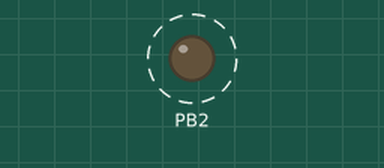
A sketch run on a simulated ATtiny85, built with avr-gcc and run on an emulated ATtiny85. On the bench: output pins drawn as LEDs (lit = HIGH). Dashed ring = blinking.

Above: at 5.1 s.
Timing chart, 0 to 7.9 s (numbered marks = the images above):
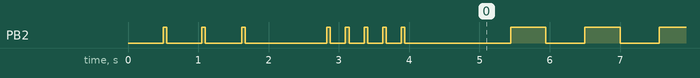

The sketch:

digi_notepad.ino
```cpp
#define KEY_BACKSPACE 42
#define KEY_ARROW_LEFT 0x50
#include "DigiKeyboard.h"
void setup() {
  pinMode(2, OUTPUT);
  DigiKeyboard.sendKeyStroke(0);
  DigiKeyboard.delay(500);
  DigiKeyboard.sendKeyStroke(KEY_D,MOD_GUI_LEFT);
  digitalWrite(2, HIGH);
  DigiKeyboard.delay(50);
  digitalWrite(2, LOW);
  DigiKeyboard.delay(500);
  DigiKeyboard.sendKeyStroke(KEY_R,MOD_GUI_LEFT);
  digitalWrite(2, HIGH);
  DigiKeyboard.delay(50);
  digitalWrite(2, LOW);
  DigiKeyboard.delay(500);
  DigiKeyboard.print(F("notepad"));
  DigiKeyboard.sendKeyStroke(KEY_ENTER);
  digitalWrite(2, HIGH);
  DigiKeyboard.delay(50);
  digitalWrite(2, LOW);
  DigiKeyboard.delay(1000);
  DigiKeyboard.print(F(" ______     ______     ______     __     __   __     __     ______   __     __    "));
  DigiKeyboard.sendKeyStroke(KEY_ENTER);
  digitalWrite(2, HIGH);
  DigiKeyboard.delay(50);
  digitalWrite(2, LOW);
  DigiKeyboard.delay(50);
  DigiKeyboard.print(F("/\\  == \\   /\\  == \\   /\\  __ \\   /\\ \\   /\\ \"-.\\ \\   /\\ \\   /\\  ___\\ /\\ \\   /\\ \\   "));
  DigiKeyboard.sendKeyStroke(KEY_ENTER);
  digitalWrite(2, HIGH);
  DigiKeyboard.delay(50);
  digitalWrite(2, LOW);
  DigiKeyboard.delay(50);
  DigiKeyboard.print(F("\\ \\  __<   \\ \\  __<   \\ \\  __ \\  \\ \\ \\  \\ \\ \\-.  \\  \\ \\ \\  \\ \\  __\\ \\ \\ \\  \\ \\ \\  "));
  DigiKeyboard.sendKeyStroke(KEY_ENTER);
  digitalWrite(2, HIGH);
  DigiKeyboard.delay(50);
  digitalWrite(2, LOW);
  DigiKeyboard.delay(50);
  DigiKeyboard.print(F(" \\ \\_____\\  \\ \\_\\ \\_\\  \\ \\_\\ \\_\\  \\ \\_\\  \\ \\_\\\"\\_ \\  \\ \\_\\  \\ \\_\\    \\ \\_\\  \\ \\_\\ "));
  DigiKeyboard.sendKeyStroke(KEY_ENTER);
  digitalWrite(2, HIGH);
  DigiKeyboard.delay(50);
  digitalWrite(2, LOW);
  DigiKeyboard.delay(50);
  DigiKeyboard.print(F("  \\/_____/   \\/_/ /_/   \\/_/\\/_/   \\/_/   \\/_/ \\/_/   \\/_/   \\/_/     \\/_/   \\/_/ "));
  DigiKeyboard.sendKeyStroke(KEY_ENTER);
  digitalWrite(2, HIGH);
  DigiKeyboard.delay(50);
  digitalWrite(2, LOW);
  DigiKeyboard.delay(1000);
}

void loop() {
  DigiKeyboard.sendKeyStroke(KEY_R,MOD_GUI_LEFT);
  DigiKeyboard.delay(500);
  DigiKeyboard.print(F("cmd"));
  DigiKeyboard.sendKeyStroke(KEY_ENTER);
  digitalWrite(2, HIGH);
  DigiKeyboard.delay(500);
  digitalWrite(2, LOW);
  DigiKeyboard.delay(50);
}
```
